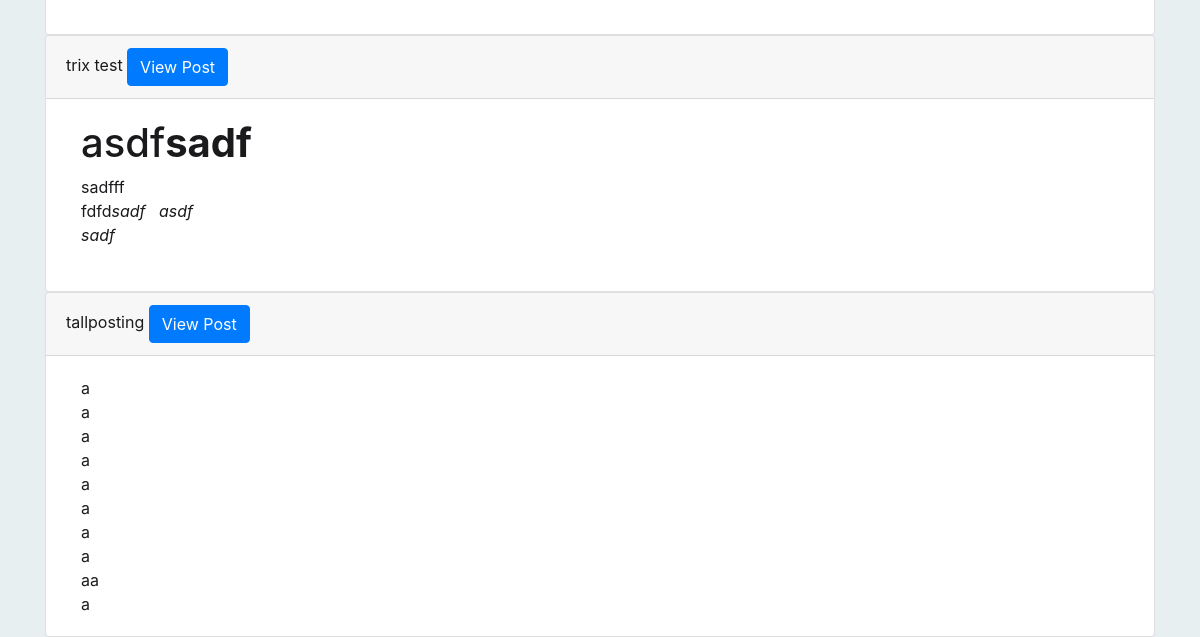
/charapp/ (signed in, lower part), run on an earlier commit of the app's database.
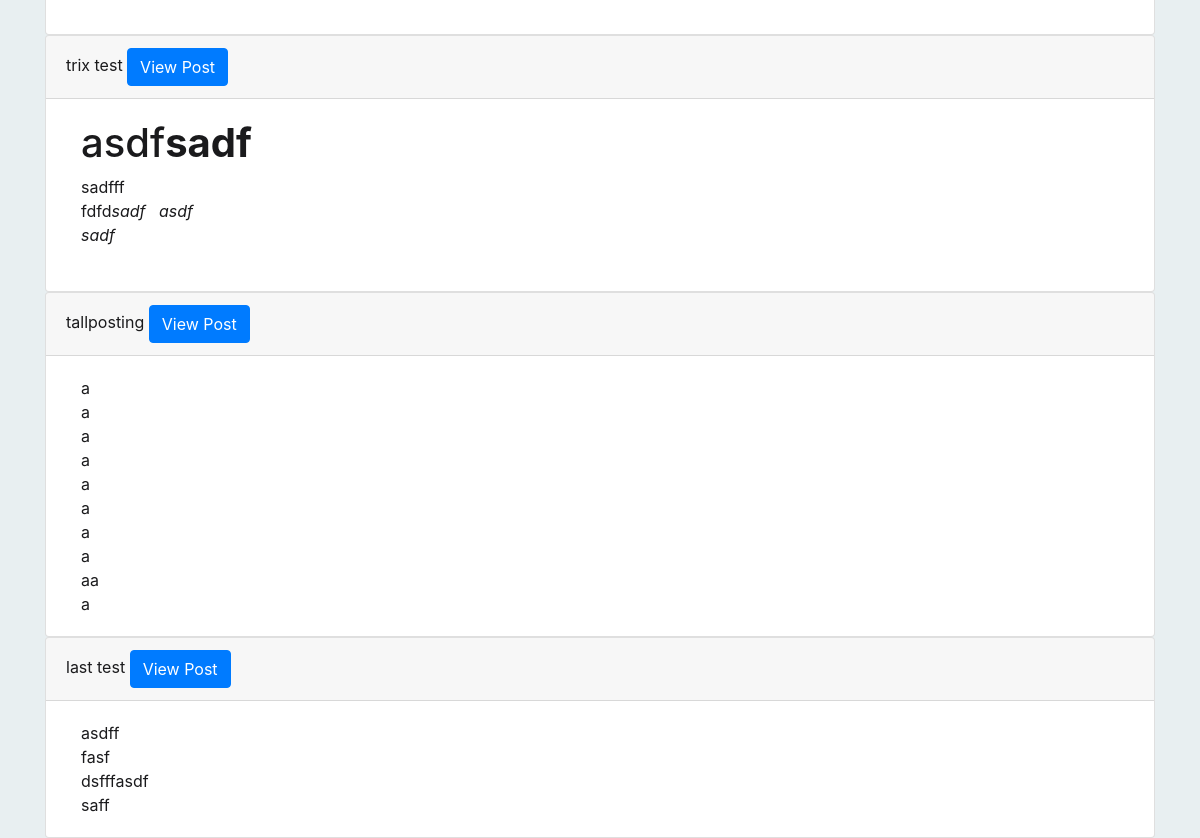
And on a later commit of the database.
### charapp/models.py (models this page shows, shortened)
class Post(models.Model):
    user = models.ForeignKey(User, related_name = 'posts', on_delete = models.CASCADE)
    text = models.TextField()
    title = models.CharField(max_length = 50, blank=True, null=True)
    date_created = models.DateTimeField(auto_now_add = True)

### charapp/views.py (the view)
# urls.py: path('', views.userhome, name='userhome'),
def userhome(request):
    posts = request.user.posts.all()
    userlist = User.objects.all()
    context = {
        'posts':posts,
        'userlist':userlist,
    }
    return render(request, 'charapp/userhome.html', context)

### charapp/models.py (called while the page is built)
    def __str__(self):
        return f'{self.user.username}: {self.text}'

### charapp/templates/charapp/userhome.html (shortened to what this page needs)
{% extends 'charbucket/base.html' %}
{% block content%}
    <div class="container">
        {% for post in posts %}
        <div class="card">
            <div class="card-header">
                {{post.title}}
                <a type="button" class="btn btn-primary" href="{% url 'charapp:post_table' post.id %}">View Post</a>
            </div>
            <div class="card-body d-flex">
                <div class="card-text col-sm trixprev">
                    {{post.text|safe}}
                </div>
            </div>
        </div>
        {% endfor %}
    </div>
{% endblock %}

What changed in the data, as far as the page shows it:
added Post: title "last test", text "asdff fasf dsfffasdf saff"
